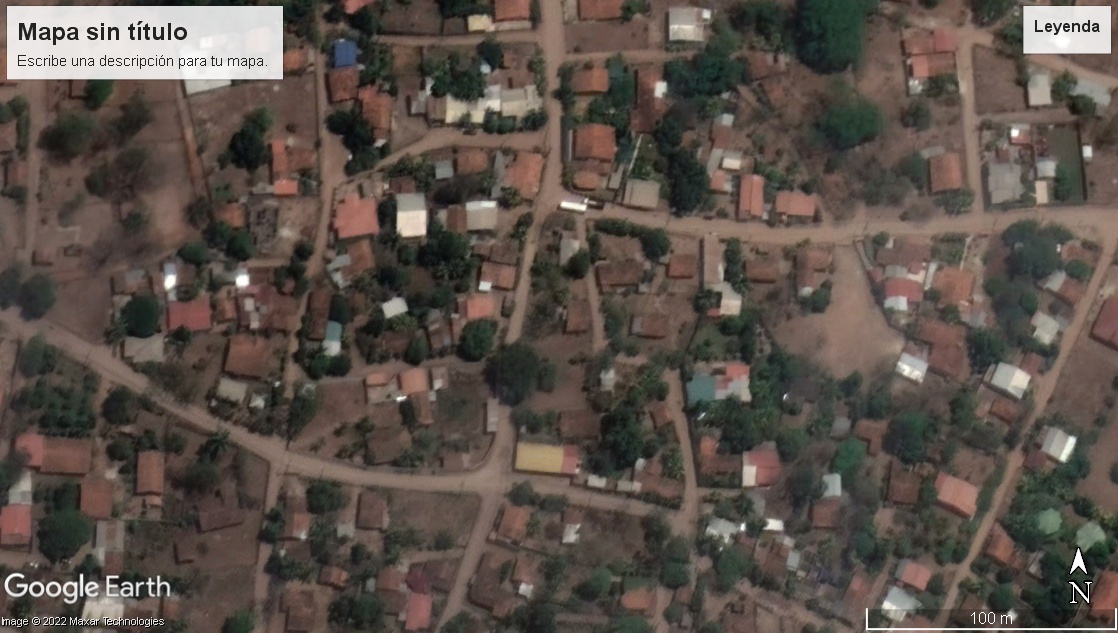
#> input picture Images/Laconce01.jpg, 1118 x 633 px, found by its file name
$ python Hysteresis.py
#> lines starting #> are read from the running program, lines starting #| are printed output that depends on the picture
from skimage import io
image= io.imread("Images/Laconce01.jpg", as_gray=True)
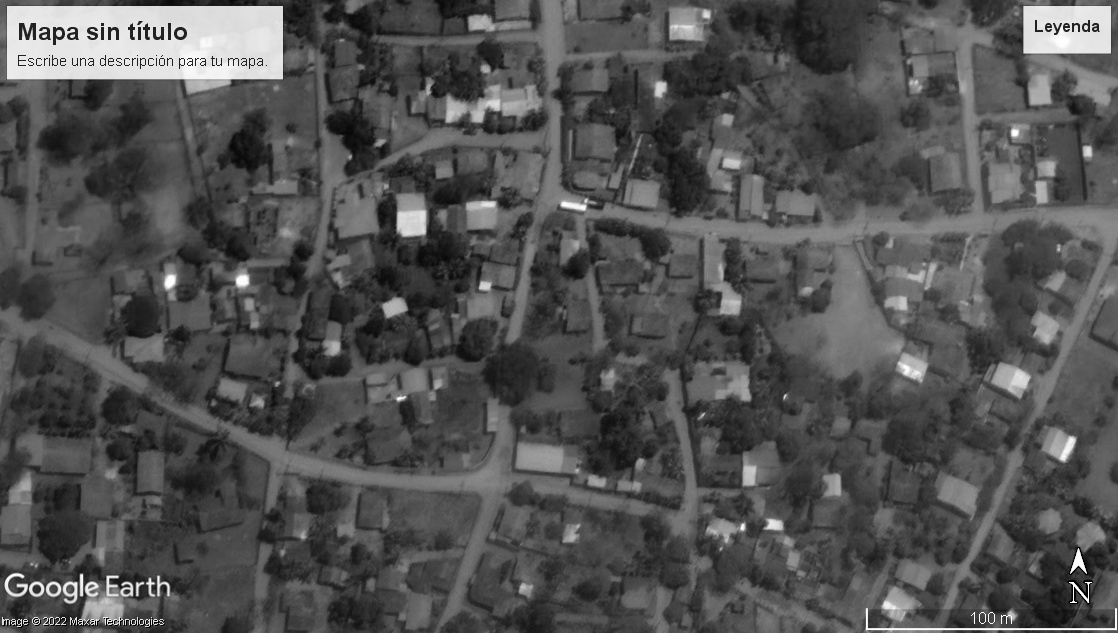
#> image: shape (633, 1118) float64; min 0, max 1, mean 0.323
import numpy as np
import matplotlib.pyplot as plt

from skimage import filters
from skimage.data import camera
from skimage.util import compare_images


#image = camera()
edge_roberts = filters.roberts(image)
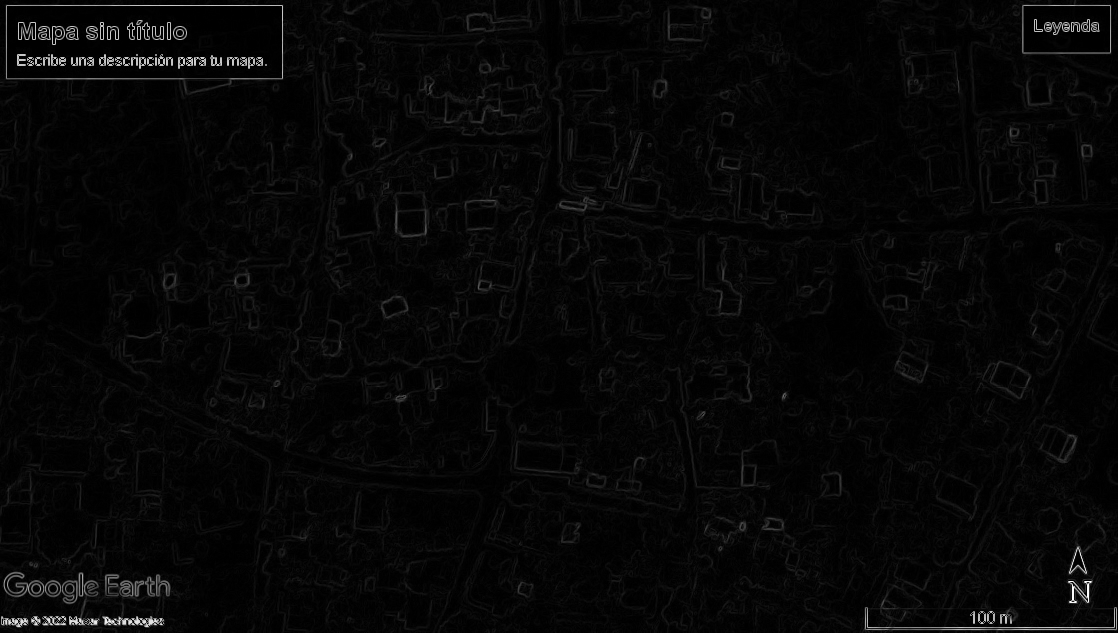
#> edge_roberts: shape (633, 1118) float64; min 0, max 1, mean 0.0278
edge_sobel = filters.sobel(image)

fig, axes = plt.subplots(ncols=2, sharex=True, sharey=True,
                         figsize=(8, 4))

axes[0].imshow(edge_roberts, cmap=plt.cm.gray)
axes[0].set_title('Roberts Edge Detection')

axes[1].imshow(edge_sobel, cmap=plt.cm.gray)
axes[1].set_title('Sobel Edge Detection')

for ax in axes:
    ax.axis('off')

plt.tight_layout()
plt.show()
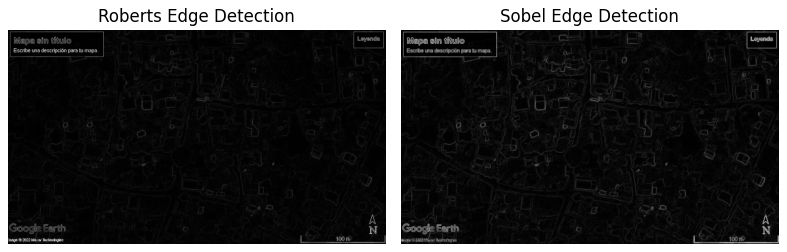
#> figure drawn by matplotlib, 2 panels
